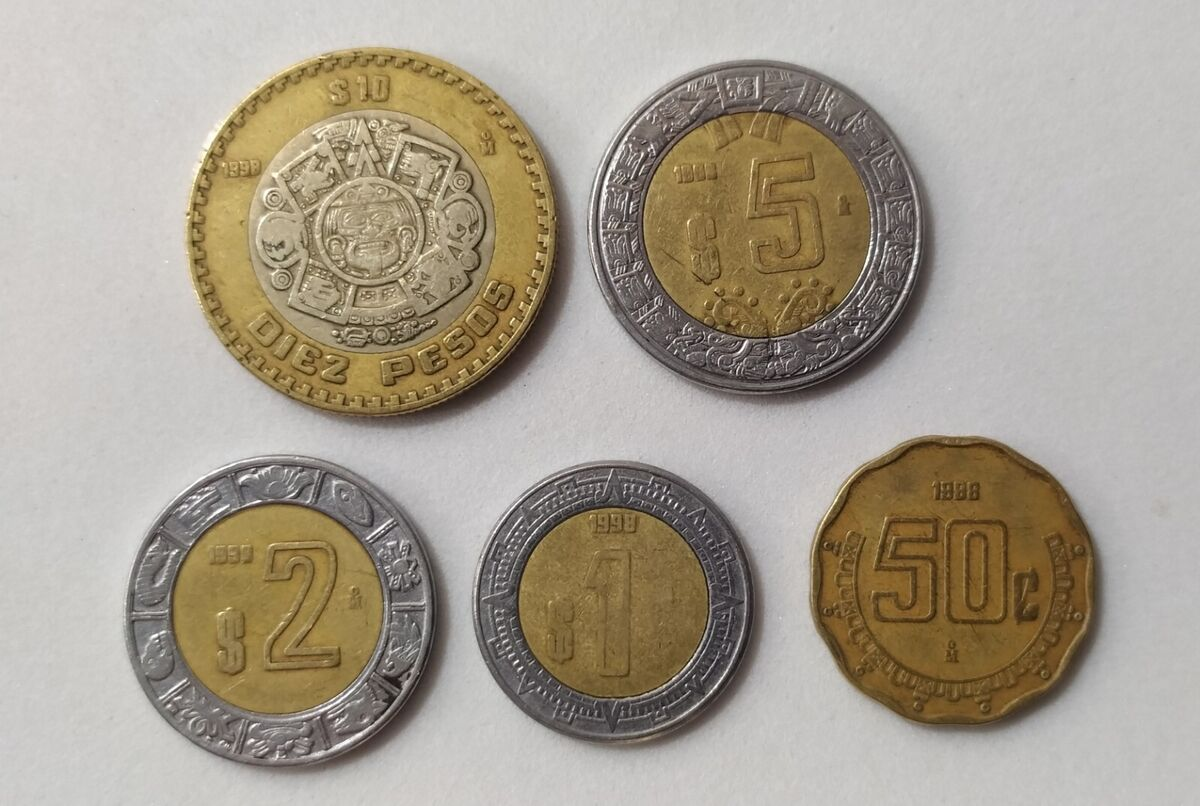
#> input picture contornos/monedas.jpg, 1200 x 806 px, found by its file name
$ python contadorMonedas.py
#> lines starting #> are read from the running program, lines starting #| are printed output that depends on the picture; after the words box and inside, x2 and y2 are one past the last pixel; in counts of white or black regions, pixels touching at a corner belong together
import cv2
import numpy as np
vargaus=3
valorkernel=3
imagen = cv2.imread("C:\\Users\\andrei.sandu\\PythonPractica\\contornos\\monedas.jpg")
#> imagen is the input picture: shape (806, 1200, 3); mean B, G, R 143.9, 158.5, 167.2
grises = cv2.cvtColor(imagen,cv2.COLOR_BGR2GRAY)
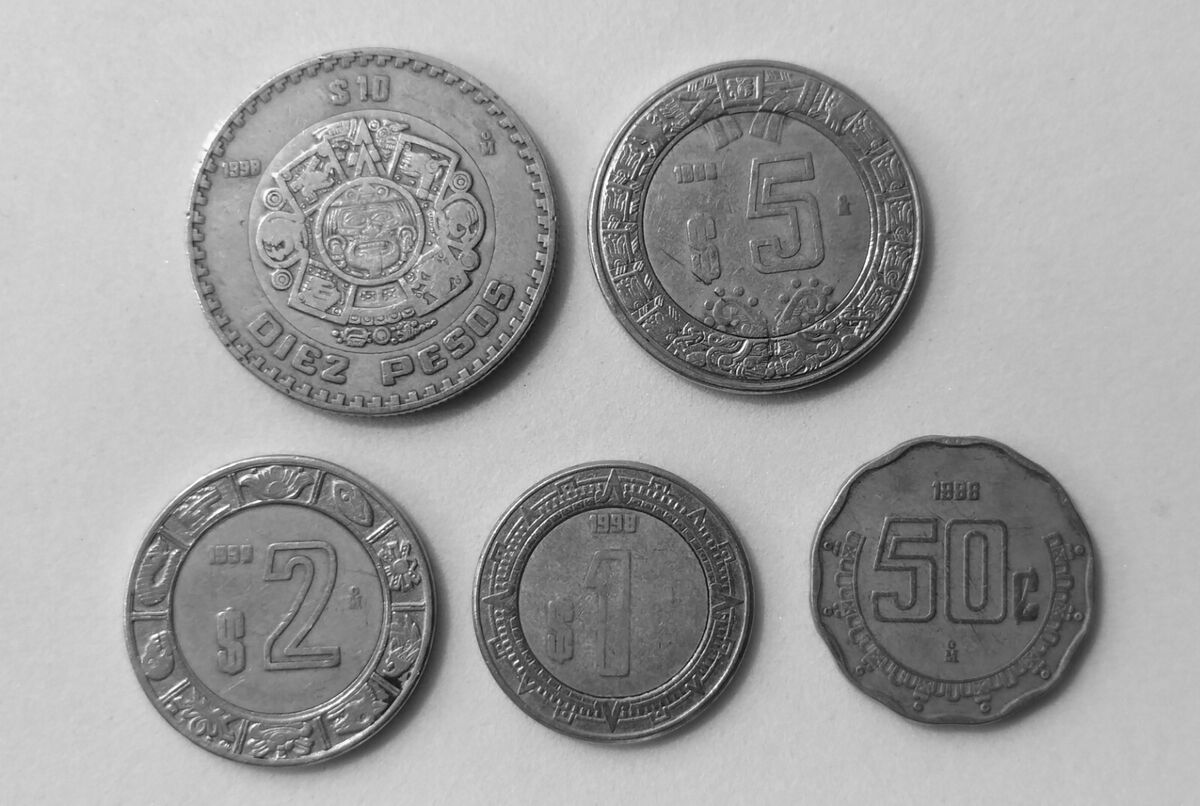
#> grises: shape (806, 1200); min 3, max 255, mean 159.5
gauss=cv2.GaussianBlur(grises,(vargaus,valorkernel),0)
canny=cv2.Canny(gauss,0,100)
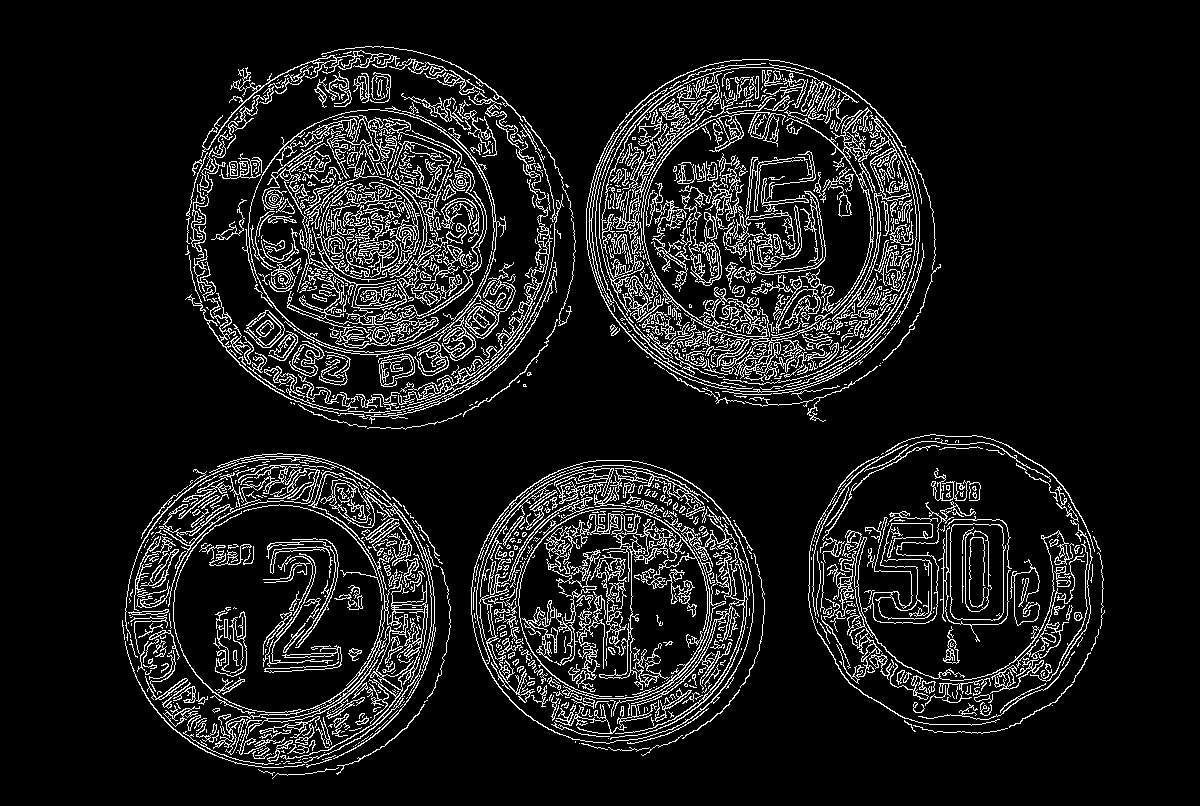
#> canny: shape (806, 1200); 10.2% white in thin lines or dots, all inside (x1, y1, x2, y2) = (122, 46, 1105, 779)


cv2.imshow("Grises",grises)
cv2.imshow("Gauus",gauss)
cv2.imshow("Canny",canny)
cv2.waitKey(0)
cv2.destroyAllWindows()
